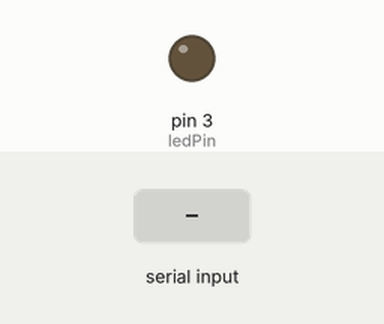
This sketch was run on a simulated Arduino Uno, built with avr-gcc and run on an emulated ATmega328P. Parts: output pins drawn as LEDs (lit = HIGH). The inputs (shaded band) are chosen by the test bench.

Above: at 1.2 s.
1.3 s: byte 30 received over Serial
At 1.8 s:
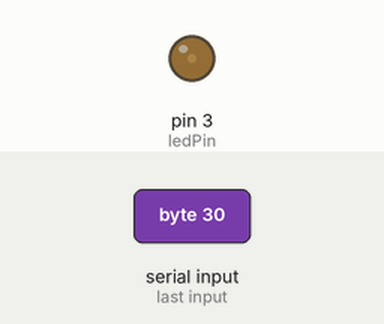
2.8 s: byte 90 received over Serial
At 4.1 s:
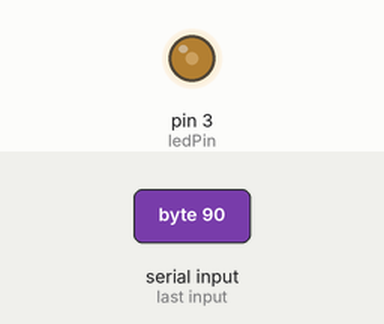
Timing chart, 0 to 5.8 s (numbered marks = the images above; inputs shaded):
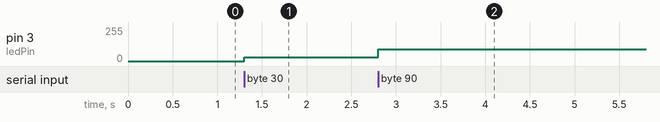

Measured:
- after the input at 1.3 s, pin 3 (ledPin): 0/255 → 30/255 at once
- after the input at 2.8 s, pin 3 (ledPin): 30/255 → 90/255 at once

The sketch:

arduino_led.ino
```cpp
// Arduino UNO D3 PWM LED 밝기 조절 (9600 baud)
// D3 → 220~330Ω 저항 → LED(+) / LED(-) → GND
const int ledPin = 3;

void setup() {
  pinMode(ledPin, OUTPUT);
  Serial.begin(9600);
  analogWrite(ledPin, 0);
}

void loop() {
  if (Serial.available() > 0) {
    int brightness = Serial.read(); // 한 바이트: 0~255
    analogWrite(ledPin, brightness);
  }
}
```
